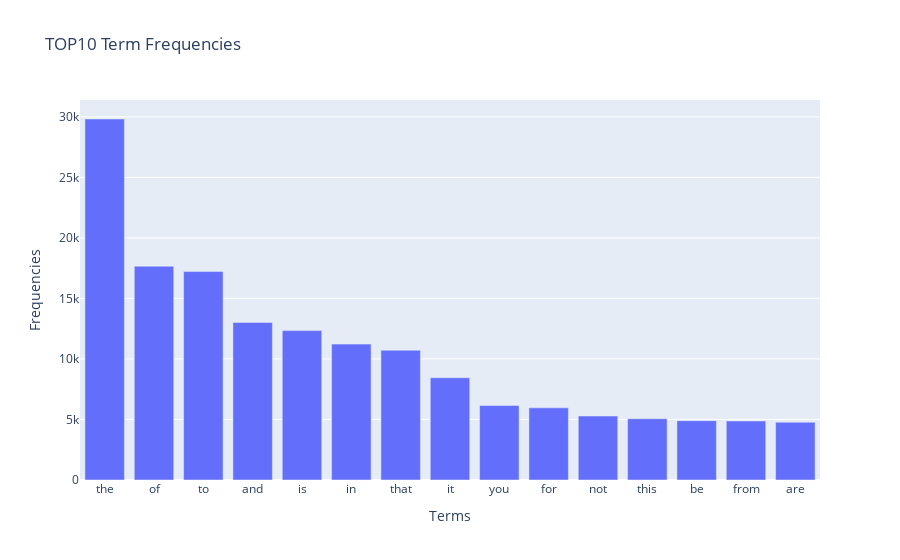

Write notebook code for a chart like this one.
### Markdown cell above
#### **Exercise 14**

The chart above contains all the vocabulary, and it's computationally intensive to both compute and visualize. Can you efficiently reduce the number of terms you want to visualize as an exercise. 

---

### Code cell
#TOP10 Term Frequencies
freqDF = pd.DataFrame(count_vect.get_feature_names_out(), columns= ['terms'])
freqDF['frequency'] = term_frequencies

# sort
freqDF = freqDF.sort_values(by=['frequency'], ascending=False)

fig = px.bar(freqDF[:15], x=freqDF['terms'][:15], y=freqDF['frequency'][:15], title  = "TOP10 Term Frequencies", labels = {'x':'Terms', 'y':'Frequencies'})

fig.show()

### Figure 1 — Plotly figure (JSON) as saved in the notebook; plotly's stock layout.template omitted (floating-point values rounded to 4 significant figures)
{"data": [{"alignmentgroup": "True", "hovertemplate": "Terms=%{x}<br>Frequencies=%{y}<extra></extra>", "legendgroup": "", "marker": {"color": "#636efa", "pattern": {"shape": ""}}, "name": "", "offsetgroup": "", "orientation": "v", "showlegend": false, "textposition": "auto", "type": "bar", "x": ["the", "of", "to", "and", "is", "in", "that", "it", "you", "for", "not", "this", "be", "from", "are"], "xaxis": "x", "y": [29825, 17660, 17222, 13017, 12343, 11226, 10723, 8447, 6157, 5962, 5285, 5063, 4898, 4877, 4769], "yaxis": "y"}], "layout": {"barmode": "relative", "legend": {"tracegroupgap": 0}, "title": {"text": "TOP10 Term Frequencies"}, "xaxis": {"anchor": "y", "domain": [0, 1], "title": {"text": "Terms"}}, "yaxis": {"anchor": "x", "domain": [0, 1], "title": {"text": "Frequencies"}}}}
